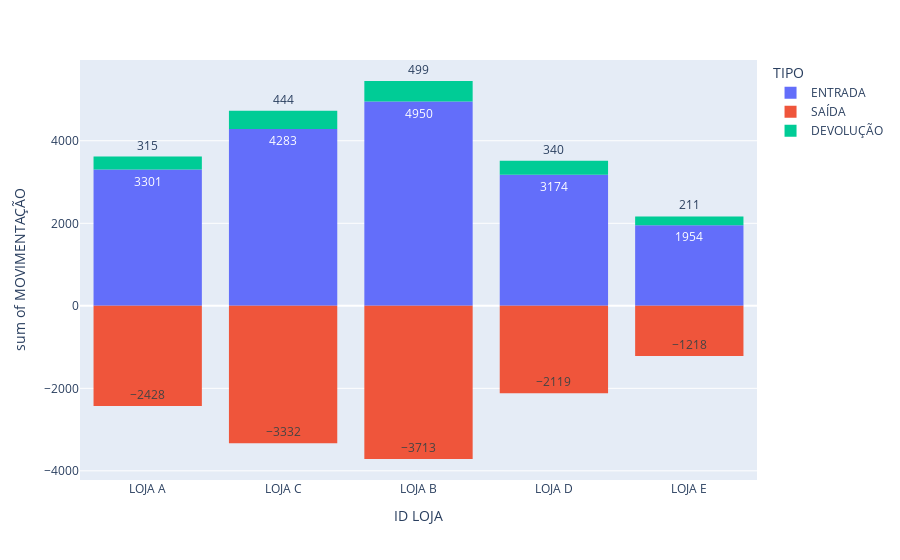

Notebook cell for this chart:
### Code cell
#Quantidades de Entradas Saídas e Devoluções por Loja
px.histogram(dados,x="ID LOJA",y="MOVIMENTAÇÃO",text_auto=True,color="TIPO")

### Figure 1 — Plotly figure (JSON) as saved in the notebook; plotly's stock layout.template omitted (floating-point values rounded to 4 significant figures; data arrays with more than 128 entries replaced by an {"elided": "..."} marker saying what was removed)
{"data": [{"alignmentgroup": "True", "bingroup": "x", "histfunc": "sum", "hovertemplate": "TIPO=ENTRADA<br>ID LOJA=%{x}<br>sum of MOVIMENTAÇÃO=%{y}<extra></extra>", "legendgroup": "ENTRADA", "marker": {"color": "#636efa", "pattern": {"shape": ""}}, "name": "ENTRADA", "offsetgroup": "ENTRADA", "orientation": "v", "showlegend": true, "texttemplate": "%{value}", "type": "histogram", "x": {"elided": "8134 str values"}, "xaxis": "x", "y": {"elided": "8134 int values"}, "yaxis": "y"}, {"alignmentgroup": "True", "bingroup": "x", "histfunc": "sum", "hovertemplate": "TIPO=SAÍDA<br>ID LOJA=%{x}<br>sum of MOVIMENTAÇÃO=%{y}<extra></extra>", "legendgroup": "SAÍDA", "marker": {"color": "#EF553B", "pattern": {"shape": ""}}, "name": "SAÍDA", "offsetgroup": "SAÍDA", "orientation": "v", "showlegend": true, "texttemplate": "%{value}", "type": "histogram", "x": {"elided": "6021 str values"}, "xaxis": "x", "y": {"elided": "6021 int values"}, "yaxis": "y"}, {"alignmentgroup": "True", "bingroup": "x", "histfunc": "sum", "hovertemplate": "TIPO=DEVOLUÇÃO<br>ID LOJA=%{x}<br>sum of MOVIMENTAÇÃO=%{y}<extra></extra>", "legendgroup": "DEVOLUÇÃO", "marker": {"color": "#00cc96", "pattern": {"shape": ""}}, "name": "DEVOLUÇÃO", "offsetgroup": "DEVOLUÇÃO", "orientation": "v", "showlegend": true, "texttemplate": "%{value}", "type": "histogram", "x": {"elided": "845 str values"}, "xaxis": "x", "y": {"elided": "845 int values"}, "yaxis": "y"}], "layout": {"autosize": true, "barmode": "relative", "legend": {"title": {"text": "TIPO"}, "tracegroupgap": 0}, "margin": {"t": 60}, "xaxis": {"anchor": "y", "autorange": true, "domain": [0, 1], "range": [-0.5, 4.5], "title": {"text": "ID LOJA"}, "type": "category"}, "yaxis": {"anchor": "x", "autorange": true, "domain": [0, 1], "range": [-4222, 5958], "title": {"text": "sum of MOVIMENTAÇÃO"}, "type": "linear"}}}
